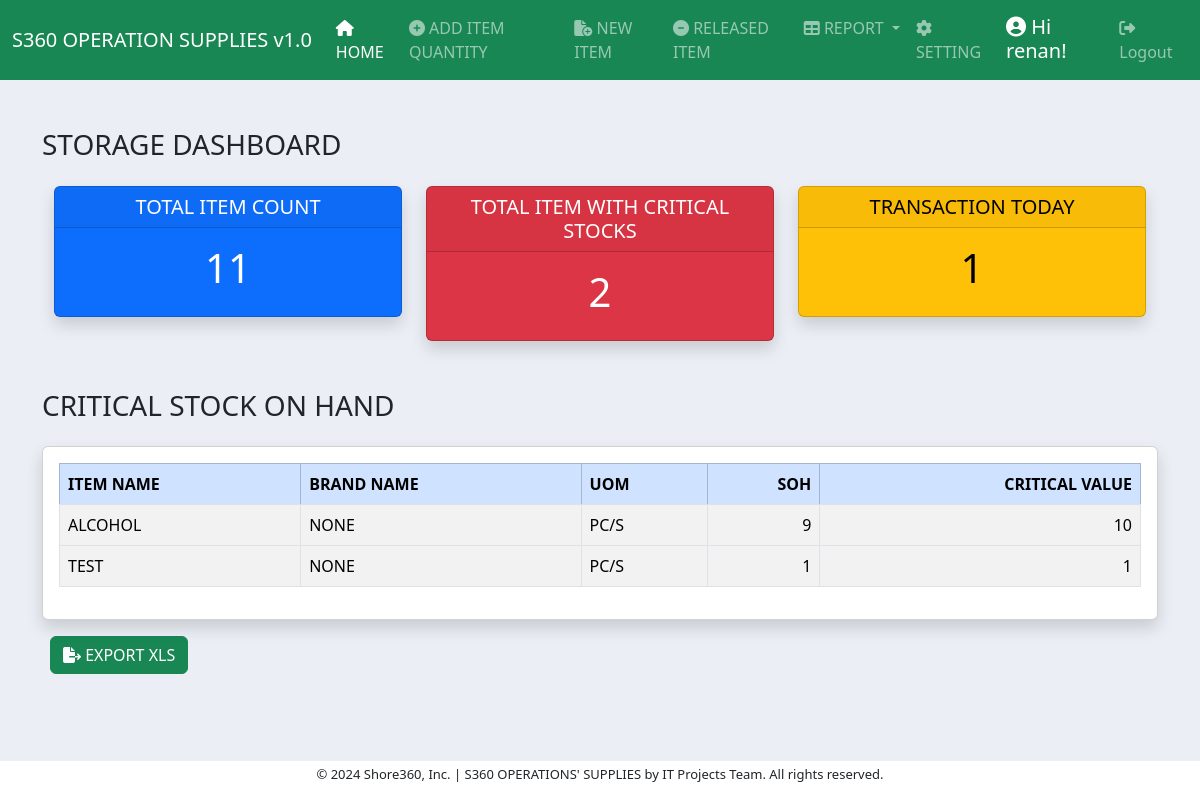
The page /dashboard/ (signed in) on the database its author committed.
### inventory/models.py (models this page shows, shortened)
class ItemBase(models.Model):
    item_name = models.CharField(max_length=200, null=True)
    brand_name = models.CharField(max_length=200, null=True)
    soh = models.IntegerField(null=True)
    item_code = models.CharField(max_length=200, null=True, blank=True)
    date_added = models.DateTimeField(auto_now_add=True)
    remarks = models.CharField(max_length=50, null=True)
    uom = models.ForeignKey(UOM, on_delete=models.CASCADE, null=True)
    critical_value = models.IntegerField(null=True, blank=True)
    class Meta:
        ordering = ["item_name"]

class UOM(models.Model):
    uom = models.CharField(max_length=30)
    def __str__(self):
        return self.uom
    class Meta:
        ordering = ["uom"]

### dashboard/views.py (the view)
# urls.py: path('', views.dashboard_view, name='dashboard'),
@login_required
def dashboard_view(request):
    itembase = ItemBase.objects.all()
    item = Item.objects.all()
    item_count = itembase.count()
    critical_count = 0
    critical_list = []
    for critical in itembase:
        if critical.critical_value != 0:
            if critical.critical_value is not None:
                if critical.soh <= critical.critical_value:
                    critical_count += 1
                    critical_list.append(critical.id)
                    print(f"critical database = {critical.soh}")
                    print(f"critical assign = {critical.critical_value}")
            else:
                if critical.soh <= none_value:
                    critical_count += 1
                    critical_list.append(critical.id)
    print(critical_count)
    transaction_count = 0
    for transaction_date in item:
        if transaction_date.date_added.date() == datetime.datetime.now().date():
            transaction_count += 1
    context = {
        'item_count': item_count,
        'critical_count': critical_count,
        'none_value': none_value,
        'itembase': itembase,
        'transaction_count': transaction_count
    }
    return render(request, 'dashboard/dashboard_template.html', context)

### dashboard/templates/dashboard/dashboard_template.html (shortened to what this page needs)
{% extends 'base.html'  %}
{% block content %}
<div class="container">
<div class="dasboard-title mt-5 pb-3">
    <h3>STORAGE DASHBOARD  </h3>
</div>
<div class="container text-center">
    <div class="row">
      <div class="col-4">
        <div class="card text-bg-primary mb-3 shadow fade show">
            <h5 class="card-header">TOTAL ITEM COUNT</h5>
            <div class="card-body">
              <h1 class="card-title">{{ item_count }}</h1>
            </div>
          </div>
      </div>
      <div class="col-4">
        <div class="card text-bg-danger shadow fade show">
            <h5 class="card-header ">TOTAL ITEM WITH CRITICAL STOCKS</h5>
            <div class="card-body">
                <h1 class="card-title">{{ critical_count }}</h1>
            </div>
          </div>
      </div>
      <div class="col-4">
        <div class="card text-bg-warning mb-3 shadow fade show ">
            <h5 class="card-header">TRANSACTION TODAY</h5>
            <div class="card-body">
                <h1 class="card-title">{{ transaction_count }}</h1>
            </div>
          </div>
      </div>
    </div>
</div>
<div class="dasboard-title mt-5 pb-3">
    <h3>CRITICAL STOCK ON HAND </h3>
</div>
<div class="row">
    <div class="col-12">
          <div class="card card-body shadow fade show">
            <table class="table table-bordered table-hover table-striped">
                  <thead class="table-primary">
                    <tr>
                      <th scope="col">ITEM NAME</th>
                      <th scope="col">BRAND NAME</th>
                      <th scope="col">UOM</th>
                      <th scope="col" class="text-right">SOH</th>
                      <th scope="col" class="text-right">CRITICAL VALUE</th>
                    </tr>
                  </thead>
                  <tbody>
                    {% for item in itembase %}
                    <tr>
                      {% if item.critical_value != 0 %}
                        {% if item.critical_value > 0 %}
                          {% if item.soh <= item.critical_value %}
                            <td>{{ item.item_name }}</td>
                            <td>{{ item.brand_name }}</td>
                            <td>{{ item.uom }}</td>
                            <td class="item_soh text-right">{{ item.soh }}</td>
                            <td class="text-right">{{ item.critical_value }}</td>
                          {% endif %}
                        {% endif %}
                      {% endif %}
                    </tr>
                    {% endfor %}
                  </tbody>
                </table>
          </div>
    </div>
</div>
<div class="pb-5">
  <a href="{% url 'critical_stock_excel_export' %}"><button class="btn btn-success mt-3 ms-2"><i class="fa-solid fa-file-export"></i> EXPORT XLS</button></a>
</div>
</div>
{% endblock content %}

### templates/base.html (shortened to what this page needs)
<!doctype html>
{% load static %}
<html lang="en">
  <head>
    <link href="https://cdn.jsdelivr.net/npm/bootstrap@5.3.3/dist/css/bootstrap.min.css" rel="stylesheet">
    <link href="{% static 'style.css' %}" rel="stylesheet">
    <link href="https://cdn.jsdelivr.net/npm/select2@4.1.0-rc.0/dist/css/select2.min.css" rel="stylesheet" />
  </head>
  <body>
    {% include 'navbar.html' %}
    <div class="container-fluid">
      {% block content %}
      {% endblock content %}
    </div>
    <footer class="pt-1">
      <div id="myfooter">
      <p>© 2024 Shore360, Inc. | S360 OPERATIONS' SUPPLIES by IT Projects Team. All rights reserved. </p>
      </div>
    </footer>
    <link rel="stylesheet" href="https://cdnjs.cloudflare.com/ajax/libs/font-awesome/6.5.2/css/all.min.css" />
  </body>
</html>

### templates/navbar.html (shortened to what this page needs)
<nav class="navbar navbar-expand-lg navbar-dark bg-success">
    <div class="container-fluid">
      <a class="navbar-brand" href="">S360 OPERATION SUPPLIES v1.0</a>
      {% if request.user.is_staff and request.user.is_superuser %}
      <div class="collapse navbar-collapse" id="navbarSupportedContent">
        <ul class="navbar-nav me-auto mb-2 mb-lg-0">
          <li class="nav-item">
            <a class="nav-link" aria-current="page" href="{% url 'dashboard' %}"><i class="fa-solid fa-house"></i> HOME</a>
          </li>
          <li class="nav-item">
            <a class="nav-link" href="{% url 'add_item' %}" ><i class="fa-solid fa-circle-plus"></i> ADD ITEM QUANTITY</a>
          </li>
          <li class="nav-item">
            <a class="nav-link" href="{% url 'new_item' %}" ><i class="fa-solid fa-file-circle-plus"></i> NEW ITEM</a>
          </li>
          <li class="nav-item">
            <a class="nav-link" href="{% url 'get_item' %}" ><i class="fa-solid fa-circle-minus"></i> RELEASED ITEM</a>
          </li>
          <li class="nav-item dropdown">
            <a class="nav-link dropdown-toggle" href="#" role="button" data-bs-toggle="dropdown" aria-expanded="false">
              <i class="fa-solid fa-table"></i>  REPORT
            </a>
          </li>
          <li class="nav-item">
            <a class="nav-link" href="/admin" ><i class="fa-solid fa-gear"></i> SETTING</a>
          </li>
        </ul>
        {% endif %}
        <ul class="navbar-nav ml-auto">
        {% if user.is_authenticated %}
        <h5 id="hi-name"><i class="fa-solid fa-circle-user"></i> Hi {{ user.username }}!</h5>
          <li class="nav-item">
            <a class="nav-link" href="{% url 'user-logout' %}" ><i class="fa-solid fa-right-from-bracket"></i> Logout</a>
          </li>
        {% endif %}
      </div>
    </div>
  </nav>

### static/style.css (style rules this page uses)
#hi-name { color: white; padding-top: 7px; padding-left: 12px; padding-right: 10px; }
body { background-color: #ebeff5; }
.text-right { text-align: right }
.text-center { text-align: center }
* footer { background-color: #FFF; font-size: small; position: fixed; bottom: 0px; width: 400px; text-align: center; width: 100%; }

### rows shown on the page
ItemBase: item_name "ALCOHOL", brand_name "NONE", uom "PC/S", soh "9", critical_value "10"
ItemBase: item_name "TEST", brand_name "NONE", uom "PC/S", soh "1", critical_value "1"

### other values the page prints
{{ user.username }} "renan"
{{ item_count }} "11"
{{ critical_count }} "2"
{{ transaction_count }} "1"
